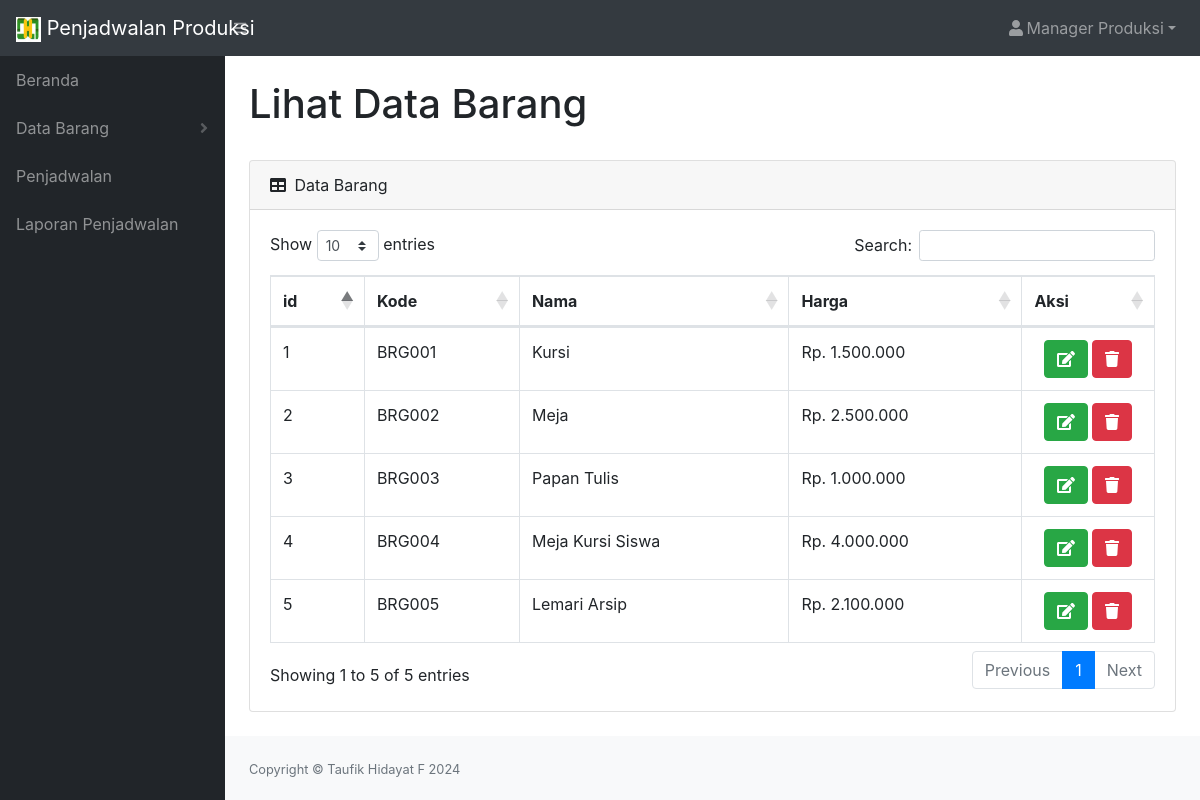
The app's page /menu_manager/Manager_DataBarangLihat.php with its own data.
### tables this page shows
CREATE TABLE `barang` (
  `id` int(20) NOT NULL,
  `kode` varchar(50) NOT NULL,
  `nama` varchar(225) NOT NULL,
  `harga` int(50) NOT NULL
);

### config/controller.php (called while the page is built, shortened)
<?php
function select($query)
{
    global $koneksi;
    $result = mysqli_query($koneksi, $query);
    $rows = [];
    while ($row = mysqli_fetch_assoc($result)) {
        $rows[] = $row;
    }
    return $rows;
}

### menu_manager/Manager_DataBarangLihat.php (the view, shortened to what this page needs)
<!DOCTYPE html>
<html lang="en">
    <head>
        <link href="../css/styles.css" rel="stylesheet" />
        <link href="https://cdn.datatables.net/1.10.20/css/dataTables.bootstrap4.min.css" rel="stylesheet" />
    </head>
    <body class="sb-nav-fixed">
    <?php include '../tema_menu/header_Manager.php';
    include '../tema_menu/sidebar_Manager.php';
    $data_barang = select("SELECT * FROM barang");?>
            <div id="layoutSidenav_content">
                <main>
                    <div class="container-fluid">
                        <h1 class="mt-4">Lihat Data Barang</h1>
                        <br>
                        <div class="card mb-4">
                            <div class="card-header">
                                <i class="fas fa-table mr-1"></i>
                                Data Barang
                            </div>
                            <div class="card-body">
                                <div class="table-responsive">
                                    <table class="table table-bordered" table-striped mt-3 id="dataTable">
                                        <thead>
                                            <tr>
                                                <th>id</th>
                                                <th>Kode</th>
                                                <th>Nama</th>
                                                <th>Harga</th>
                                                <th>Aksi</th>
                                            </tr>
                                        </thead>
                                        <tbody>
                                           <?php $id = 1; ?>
                                            <?php foreach ($data_barang as $barang) :  ?>
                                            <tr>
                                                <td><?php echo $id++; ?></td>
                                                <td><?php echo $barang['kode']; ?></td>
                                                <td><?php echo $barang['nama']; ?></td>
                                                <td>Rp. <?php echo number_format($barang['harga'],0,',','.'); ?></td>
                                                <td width="15%" class="text-center">
                                                <a href="Manager_DataBarangUbah.php?id=<?= $barang['id']; ?>" class="btn btn-success"><i class="fas fa-edit"></i></a>
                                                <a href="Manager_DataBarangHapus.php?id=<?= $barang['id']; ?>" class="btn btn-danger" onclick="return confirm('Yakin Data Barang Akan Dihapus ?');"><i class="fas fa-trash"></i></a>
                                                </td>
                                            </tr>
                                            <?php endforeach?>
                                        </tbody>
                                    </table>
                                </div>
                            </div>
                        </div>
                    </div>
                </main>
                <?php include '../tema_menu/footer.php' ?>
            </div>
    </body>
</html>

### records on screen
barang: kode "BRG001", nama "Kursi", harga "1.500.000"
barang: kode "BRG002", nama "Meja", harga "2.500.000"
barang: kode "BRG003", nama "Papan Tulis", harga "1.000.000"
barang: kode "BRG004", nama "Meja Kursi Siswa", harga "4.000.000"
barang: kode "BRG005", nama "Lemari Arsip", harga "2.100.000"
